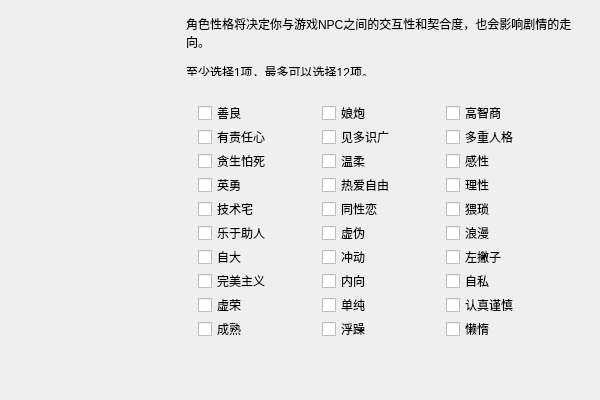
<?xml version="1.0" encoding="UTF-8"?>
<ui version="4.0">
 <class>CharacterCreator_CharacteristicPage</class>
 <widget class="QWizardPage" name="CharacterCreator_CharacteristicPage">
  <property name="geometry">
   <rect>
    <x>0</x>
    <y>0</y>
    <width>600</width>
    <height>400</height>
   </rect>
  </property>
  <property name="minimumSize">
   <size>
    <width>600</width>
    <height>400</height>
   </size>
  </property>
  <property name="maximumSize">
   <size>
    <width>600</width>
    <height>400</height>
   </size>
  </property>
  <property name="windowTitle">
   <string>性格特征</string>
  </property>
  <widget class="QLabel" name="label">
   <property name="geometry">
    <rect>
     <x>186</x>
     <y>15</y>
     <width>391</width>
     <height>61</height>
    </rect>
   </property>
   <property name="font">
    <font>
     <pointsize>9</pointsize>
     <stylestrategy>PreferAntialias</stylestrategy>
     <kerning>true</kerning>
    </font>
   </property>
   <property name="text">
    <string>&lt;html&gt;&lt;head/&gt;&lt;body&gt;&lt;p&gt;角色性格将决定你与游戏NPC之间的交互性和契合度，也会影响剧情的走向。&lt;/p&gt;&lt;p&gt;至少选择1项，最多可以选择12项。&lt;/p&gt;&lt;/body&gt;&lt;/html&gt;</string>
   </property>
   <property name="textFormat">
    <enum>Qt::AutoText</enum>
   </property>
   <property name="wordWrap">
    <bool>true</bool>
   </property>
  </widget>
  <widget class="QWidget" name="layoutWidget">
   <property name="geometry">
    <rect>
     <x>187</x>
     <y>93</y>
     <width>388</width>
     <height>256</height>
    </rect>
   </property>
   <layout class="QGridLayout" name="gridLayout">
    <item row="0" column="0">
     <widget class="QCheckBox" name="chkCharacteristic_0">
      <property name="text">
       <string>善良</string>
      </property>
      <property name="characteristicValue" stdset="0">
       <UInt>0</UInt>
      </property>
     </widget>
    </item>
    <item row="0" column="1">
     <widget class="QCheckBox" name="chkCharacteristic_10">
      <property name="text">
       <string>娘炮</string>
      </property>
      <property name="characteristicValue" stdset="0">
       <UInt>10</UInt>
      </property>
     </widget>
    </item>
    <item row="0" column="2">
     <widget class="QCheckBox" name="chkCharacteristic_20">
      <property name="text">
       <string>高智商</string>
      </property>
      <property name="characteristicValue" stdset="0">
       <UInt>20</UInt>
      </property>
     </widget>
    </item>
    <item row="1" column="0">
     <widget class="QCheckBox" name="chkCharacteristic_1">
      <property name="text">
       <string>有责任心</string>
      </property>
      <property name="characteristicValue" stdset="0">
       <UInt>1</UInt>
      </property>
     </widget>
    </item>
    <item row="1" column="1">
     <widget class="QCheckBox" name="chkCharacteristic_11">
      <property name="text">
       <string>见多识广</string>
      </property>
      <property name="characteristicValue" stdset="0">
       <UInt>11</UInt>
      </property>
     </widget>
    </item>
    <item row="1" column="2">
     <widget class="QCheckBox" name="chkCharacteristic_21">
      <property name="text">
       <string>多重人格</string>
      </property>
      <property name="characteristicValue" stdset="0">
       <UInt>21</UInt>
      </property>
     </widget>
    </item>
    <item row="2" column="0">
     <widget class="QCheckBox" name="chkCharacteristic_2">
      <property name="text">
       <string>贪生怕死</string>
      </property>
      <property name="characteristicValue" stdset="0">
       <UInt>2</UInt>
      </property>
     </widget>
    </item>
    <item row="2" column="1">
     <widget class="QCheckBox" name="chkCharacteristic_12">
      <property name="text">
       <string>温柔</string>
      </property>
      <property name="characteristicValue" stdset="0">
       <UInt>12</UInt>
      </property>
     </widget>
    </item>
    <item row="2" column="2">
     <widget class="QCheckBox" name="chkCharacteristic_22">
      <property name="text">
       <string>感性</string>
      </property>
      <property name="characteristicValue" stdset="0">
       <UInt>22</UInt>
      </property>
     </widget>
    </item>
    <item row="3" column="0">
     <widget class="QCheckBox" name="chkCharacteristic_3">
      <property name="text">
       <string>英勇</string>
      </property>
      <property name="characteristicValue" stdset="0">
       <UInt>3</UInt>
      </property>
     </widget>
    </item>
    <item row="3" column="1">
     <widget class="QCheckBox" name="chkCharacteristic_13">
      <property name="text">
       <string>热爱自由</string>
      </property>
      <property name="characteristicValue" stdset="0">
       <UInt>13</UInt>
      </property>
     </widget>
    </item>
    <item row="3" column="2">
     <widget class="QCheckBox" name="chkCharacteristic_23">
      <property name="text">
       <string>理性</string>
      </property>
      <property name="characteristicValue" stdset="0">
       <UInt>23</UInt>
      </property>
     </widget>
    </item>
    <item row="4" column="0">
     <widget class="QCheckBox" name="chkCharacteristic_4">
      <property name="text">
       <string>技术宅</string>
      </property>
      <property name="characteristicValue" stdset="0">
       <UInt>4</UInt>
      </property>
     </widget>
    </item>
    <item row="4" column="1">
     <widget class="QCheckBox" name="chkCharacteristic_14">
      <property name="text">
       <string>同性恋</string>
      </property>
      <property name="characteristicValue" stdset="0">
       <UInt>14</UInt>
      </property>
     </widget>
    </item>
    <item row="4" column="2">
     <widget class="QCheckBox" name="chkCharacteristic_24">
      <property name="text">
       <string>猥琐</string>
      </property>
      <property name="characteristicValue" stdset="0">
       <UInt>24</UInt>
      </property>
     </widget>
    </item>
    <item row="5" column="0">
     <widget class="QCheckBox" name="chkCharacteristic_5">
      <property name="text">
       <string>乐于助人</string>
      </property>
      <property name="characteristicValue" stdset="0">
       <UInt>5</UInt>
      </property>
     </widget>
    </item>
    <item row="5" column="1">
     <widget class="QCheckBox" name="chkCharacteristic_15">
      <property name="text">
       <string>虚伪</string>
      </property>
      <property name="characteristicValue" stdset="0">
       <UInt>15</UInt>
      </property>
     </widget>
    </item>
    <item row="5" column="2">
     <widget class="QCheckBox" name="chkCharacteristic_25">
      <property name="text">
       <string>浪漫</string>
      </property>
      <property name="characteristicValue" stdset="0">
       <UInt>25</UInt>
      </property>
     </widget>
    </item>
    <item row="6" column="0">
     <widget class="QCheckBox" name="chkCharacteristic_6">
      <property name="text">
       <string>自大</string>
      </property>
      <property name="characteristicValue" stdset="0">
       <UInt>6</UInt>
      </property>
     </widget>
    </item>
    <item row="6" column="1">
     <widget class="QCheckBox" name="chkCharacteristic_16">
      <property name="text">
       <string>冲动</string>
      </property>
      <property name="characteristicValue" stdset="0">
       <UInt>16</UInt>
      </property>
     </widget>
    </item>
    <item row="6" column="2">
     <widget class="QCheckBox" name="chkCharacteristic_26">
      <property name="text">
       <string>左撇子</string>
      </property>
      <property name="characteristicValue" stdset="0">
       <UInt>26</UInt>
      </property>
     </widget>
    </item>
    <item row="7" column="0">
     <widget class="QCheckBox" name="chkCharacteristic_7">
      <property name="text">
       <string>完美主义</string>
      </property>
      <property name="characteristicValue" stdset="0">
       <UInt>7</UInt>
      </property>
     </widget>
    </item>
    <item row="7" column="1">
     <widget class="QCheckBox" name="chkCharacteristic_17">
      <property name="text">
       <string>内向</string>
      </property>
      <property name="characteristicValue" stdset="0">
       <UInt>17</UInt>
      </property>
     </widget>
    </item>
    <item row="7" column="2">
     <widget class="QCheckBox" name="chkCharacteristic_27">
      <property name="text">
       <string>自私</string>
      </property>
      <property name="characteristicValue" stdset="0">
       <UInt>27</UInt>
      </property>
     </widget>
    </item>
    <item row="8" column="0">
     <widget class="QCheckBox" name="chkCharacteristic_8">
      <property name="text">
       <string>虚荣</string>
      </property>
      <property name="characteristicValue" stdset="0">
       <UInt>8</UInt>
      </property>
     </widget>
    </item>
    <item row="8" column="1">
     <widget class="QCheckBox" name="chkCharacteristic_18">
      <property name="text">
       <string>单纯</string>
      </property>
      <property name="characteristicValue" stdset="0">
       <UInt>18</UInt>
      </property>
     </widget>
    </item>
    <item row="8" column="2">
     <widget class="QCheckBox" name="chkCharacteristic_28">
      <property name="text">
       <string>认真谨慎</string>
      </property>
      <property name="characteristicValue" stdset="0">
       <UInt>28</UInt>
      </property>
     </widget>
    </item>
    <item row="9" column="0">
     <widget class="QCheckBox" name="chkCharacteristic_9">
      <property name="text">
       <string>成熟</string>
      </property>
      <property name="characteristicValue" stdset="0">
       <UInt>9</UInt>
      </property>
     </widget>
    </item>
    <item row="9" column="1">
     <widget class="QCheckBox" name="chkCharacteristic_19">
      <property name="text">
       <string>浮躁</string>
      </property>
      <property name="characteristicValue" stdset="0">
       <UInt>19</UInt>
      </property>
     </widget>
    </item>
    <item row="9" column="2">
     <widget class="QCheckBox" name="chkCharacteristic_29">
      <property name="text">
       <string>懒惰</string>
      </property>
      <property name="characteristicValue" stdset="0">
       <UInt>29</UInt>
      </property>
     </widget>
    </item>
   </layout>
  </widget>
  <widget class="QLabel" name="lblTip">
   <property name="geometry">
    <rect>
     <x>189</x>
     <y>360</y>
     <width>367</width>
     <height>16</height>
    </rect>
   </property>
   <property name="text">
    <string>&lt;html&gt;&lt;head/&gt;&lt;body&gt;&lt;p&gt;&lt;br/&gt;&lt;/p&gt;&lt;/body&gt;&lt;/html&gt;</string>
   </property>
   <property name="textFormat">
    <enum>Qt::RichText</enum>
   </property>
   <property name="wordWrap">
    <bool>true</bool>
   </property>
  </widget>
 </widget>
 <layoutdefault spacing="6" margin="11"/>
 <resources/>
 <connections/>
</ui>
